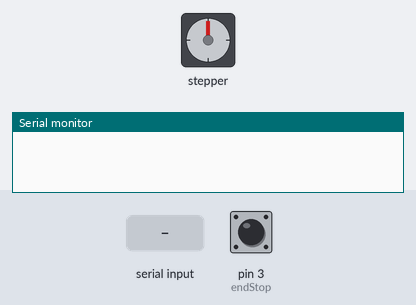
Simulated run of this sketch. Board: Arduino Uno, built with avr-gcc and run on an emulated ATmega328P. On the bench: stepper motor, the last lines printed to the serial monitor. Wiring (inferred from the names in the program): stepper motor driver (200 steps per turn assumed): step pin 10; direction pin 11. The inputs (shaded band) are chosen by the test bench; at power-on: pin 3 (endStop) LOW.

Above: at 1.2 s.
1.3 s: "d" received over Serial
At 1.9 s:
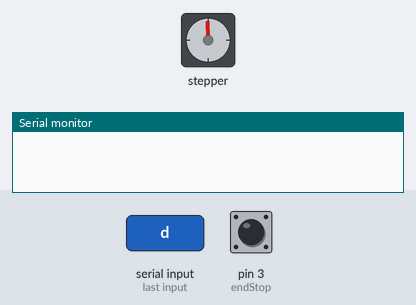
2.8 s: "U" received over Serial
At 3.2 s:
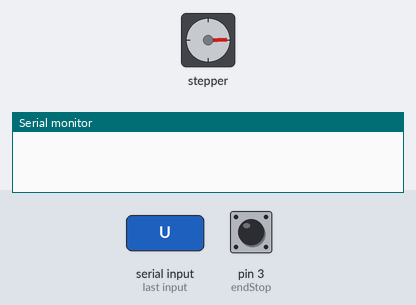
4.3 s: "i" received over Serial
At 5.0 s:
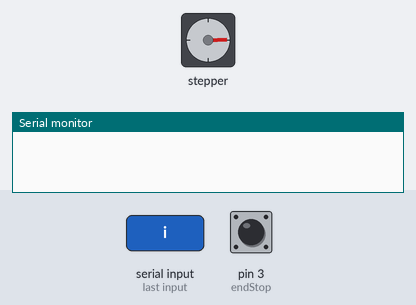
7.3 s: pin 3 (endStop) pulled HIGH for 0.15 s
8.9 s: "D" received over Serial
At 10.2 s:
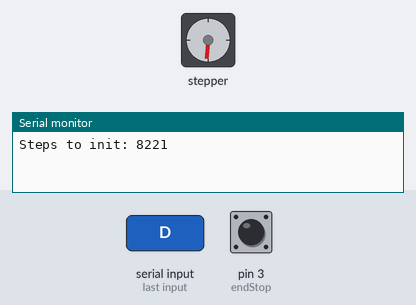
Timing chart, 0 to 11.4 s (numbered marks = the images above; inputs shaded):
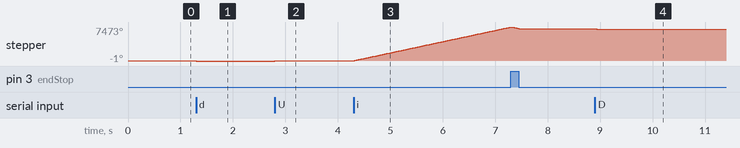

The sketch:

08_Test_Motor_Init_State.ino
```cpp
/*
   EMBRYO Control system v2.0

   Machine control using an event driven approach and designing
   a state machine around the different inputs and outputs

   Test 08: Test Motor Init State
   Send serial command 'i' to tell the motor to
   move back to the initial state, added some of
   the variables from the main program to ensure
   later compatibility

   This code is in the public domain

   2021 D. Cuartielles

*/

const bool DEBUG = true;

const int dirPin = 11;
const int stepPin = 10;
const int endStop = 3;
const int endStopBottom = A2;

// simulate the part of the outputs array in the machine
const int OUTPUTS [] = {0, 0 , 0, dirPin, stepPin};

long timerSpeed = 350; // limited between TIMER_SPEED_MAX and MIN, uSeconds
//long timerSpeedWatchdog = 0; // to check the times
byte motorPulseState = LOW; // goes between HIGH and LOW every timerSpeed uS

long stepCount = 0; // counts the steps made to move the motor from any position to init

void setup() {
  // Init Serial
  Serial.begin(115200);

  // Declare pins as in/output:
  pinMode(OUTPUTS[4], OUTPUT);
  pinMode(OUTPUTS[3], OUTPUT);
  pinMode(endStop, INPUT);
  pinMode(endStopBottom, INPUT);
}

void loop() {
  if (Serial.available() > 0) {
    int serVar = Serial.read();

    // Move 1 clock tick
    if (serVar == 'u')
      moveUp();

    if (serVar == 'd')
      moveDown();

    // Move multiple clock ticks
    if (serVar == 'U')
      for (int i = 0; i < 100; i++)
        moveUp();

    if (serVar == 'D')
      for (int i = 0; i < 100; i++)
        moveDown();

    if (serVar == 'i') {
      stepCount = 0;
      moveInit();
    }

    if (serVar == 'e') {
      moveInit();
      stepCount = 0;
      moveEnd();
    }
  }
}

void moveInit() {
  // move up until reaching the top
  while (digitalRead(endStop) == LOW) {
    moveUp();
    stepCount++;
  }

  // move down a little
  while (digitalRead(endStop) == HIGH) {
    moveDown();
  }

  // send the number of steps back
  Serial.print("Steps to init: ");
  Serial.println(stepCount);
}

void moveEnd() {
  // move up until reaching the top
  while (digitalRead(endStopBottom) == LOW) {
    moveDown();
    stepCount++;
  }

  // move down a little
  while (digitalRead(endStop) == HIGH) {
    moveUp();
  }

  // send the number of steps back
  Serial.print("Steps to end: ");
  Serial.println(stepCount);
}

void moveUp() {
  // Set the spinning direction CW/CCW:
  digitalWrite(OUTPUTS[3], HIGH);

  // move the motor up
  pulseMotor();
}

void moveDown() {
  // Set the spinning direction CW/CCW:
  digitalWrite(OUTPUTS[3], LOW);

  // move the motor down
  pulseMotor();
}

void pulseMotor() {
  // These three lines result in 1/2 step:
  motorPulseState = !motorPulseState;
  digitalWrite(OUTPUTS[4], motorPulseState);  //}
  delayMicroseconds(timerSpeed);
}
```

Measured:
- after the input at 2.8 s, stepper: turns 89° clockwise, starting at once
- after the input at 4.3 s, stepper: keeps turning clockwise at about 2467°/s, starting at once
- after the input at 8.9 s, stepper: turns 90° counter-clockwise, starting at once
